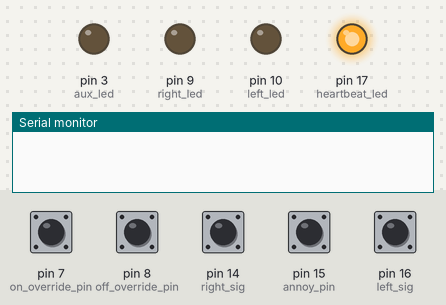
This sketch was run on a simulated Arduino Uno, built with avr-gcc and run on an emulated ATmega328P. Shown: output pins drawn as LEDs (lit = HIGH), the last lines printed to the serial monitor. Dashed ring = blinking. The test bench sets the inputs (shaded band); at power-on: pin 7 (on_override_pin), pin 8 (off_override_pin), pin 14 (right_sig), pin 15 (annoy_pin), pin 16 (left_sig) HIGH.

Above: at 1.2 s.
1.3 s: pin 7 (on_override_pin) pulled LOW for 0.15 s
At 2.5 s:
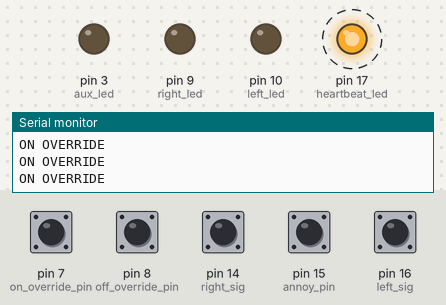
4.4 s: pin 14 (right_sig) pulled LOW for 0.15 s
At 5.7 s:
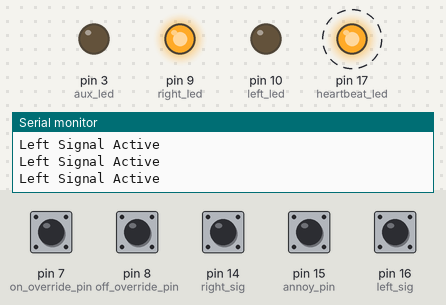
7.4 s: pin 15 (annoy_pin) pulled LOW for 0.15 s
At 7.8 s:
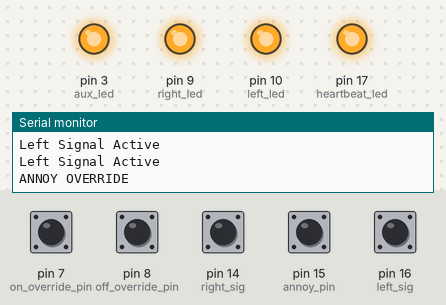
10.4 s: pin 16 (left_sig) pulled LOW for 0.15 s
At 11.7 s:
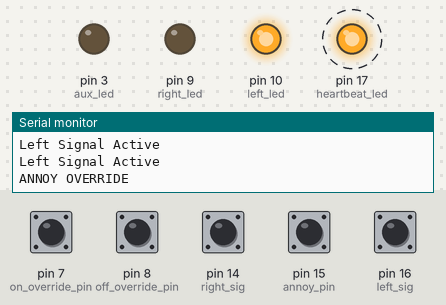
13.4 s: pin 7 (on_override_pin) pulled LOW for 1 s
At 14.2 s:
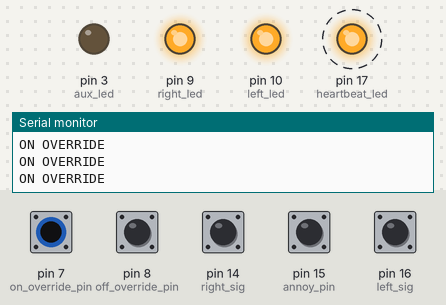
16.4 s: pin 15 (annoy_pin) pulled LOW for 1 s
At 17.0 s:
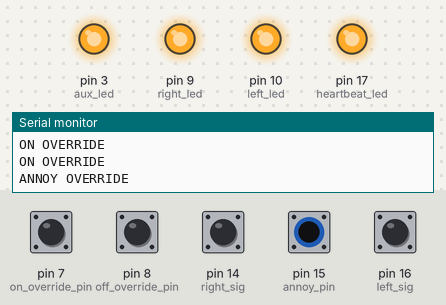
Timing chart, 0 to 20.4 s (numbered marks = the images above; inputs shaded):
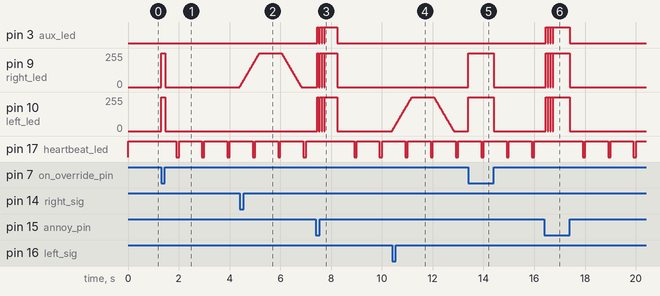

Measured:
- after the input at 1.3 s, pin 9 (right_led), pin 10 (left_led): 0/255 → 255/255 at once, → 0/255 0.15 s later
- after the input at 4.4 s, pin 9 (right_led): rises from 0/255 to 255/255 in 0.77 s, then falls to 0/255 in 1.6 s
- after the input at 7.4 s, pin 3 (aux_led): goes 3 × (HIGH 0.08 s, LOW 0.03 s), HIGH 0.50 s, then LOW, starting after 0.05 s; pin 9 (right_led), pin 10 (left_led): 0/255 → 255/255 after 0.05 s, → 0/255 0.80 s later
- after the input at 10.4 s, pin 10 (left_led): rises from 0/255 to 255/255 in 0.77 s, then falls to 0/255 in 1.6 s
- after the input at 13.4 s, pin 9 (right_led), pin 10 (left_led): 0/255 → 255/255 at once, → 0/255 1.0 s later
- after the input at 16.4 s, pin 3 (aux_led): goes 3 × (HIGH 0.08 s, LOW 0.03 s), HIGH 0.65 s, then LOW, starting after 0.05 s; pin 9 (right_led), pin 10 (left_led): 0/255 → 255/255 after 0.05 s, → 0/255 0.95 s later
- by itself, pin 17 (heartbeat_led): alternates HIGH for 0.89 s and LOW for 0.11 s

The sketch:

turn_signal_w_heartbeat.ino
```cpp
//TODO
//ADD DEBOUNCE ON ANNOY PIN -- DONE
//ADD HEARTBEAT ON BUILT-IN LED (Will not work for Pro Mini) -- DONE


//PINOUT FOR PRO MINI
/*
int left_led = 10;
int left_sig = 11;
int right_led = 9;
int right_sig = 12;
int on_override_pin = 7;
int off_override_pin = 8;
int annoy_pin = 13;
int aux_led = 3;
*/

//PINOUT FOR PRO MICRO
int left_led = 10;
int left_sig = 16;
int right_led = 9;
int right_sig = 14;
int on_override_pin = 7;
int off_override_pin = 8;
int annoy_pin = 15;
int aux_led = 3;
int heartbeat_led = 17;

//FADE TUNING
int onTime = 1500;
int fadeAmount = 5;
int delayTime = 15;

//DEBOUNCE TUNING
int debounce_delay = 30;

//ANNOY FLASH SEQUENCE TUNING
int flash_count = 3;
int flash_on_time = 75;
int flash_off_time = 25;


//INITIAL STATES
int annoy_latch = LOW;
int left_brightness = 0;
int left_latchState = LOW;
unsigned long left_previousMillis = 0;
int right_brightness = 0;
int right_latchState = LOW;
unsigned long right_previousMillis = 0;
int signal_state;
int readIN;
int last_signal_state = HIGH;
int debounce_latch_state = LOW;
int debounce_time = 0;
int last_beat = 0;
int beat = LOW;
String current_millis = "0";
String sliced_millis = "0";

void setup() {
  Serial.begin(9600);
  pinMode(left_led, OUTPUT);
  pinMode(left_sig, INPUT);
  pinMode(right_led, OUTPUT);
  pinMode(right_sig, INPUT);
  pinMode(on_override_pin, INPUT);
  pinMode(off_override_pin, INPUT);
  pinMode(annoy_pin, INPUT);
  pinMode(aux_led, OUTPUT);
  pinMode(heartbeat_led, OUTPUT);
  digitalWrite(left_sig, HIGH);
  digitalWrite(right_sig, HIGH);
  digitalWrite(on_override_pin, HIGH);
  digitalWrite(off_override_pin, HIGH);
  digitalWrite(annoy_pin, HIGH);
}

void loop() {

  while (true){//NEEDED FOR BREAK ON OVERRIDES

    unsigned long currentMillis = millis();
    readIN = digitalRead(annoy_pin);
    signal_state = readIN;


    //HEARTBEAT
    /*
    if ((currentMillis - last_beat) > 500){
      last_beat = currentMillis;
      if (beat == LOW){
        beat = HIGH;
        digitalWrite(heartbeat_led, HIGH);
      }
      else{
        beat = LOW;
        digitalWrite(heartbeat_led, LOW);
      }
    }
    */
    //HEARTBEAT
    current_millis = millis();
    sliced_millis = (current_millis.substring((current_millis.length()-4),current_millis.length())).substring(1,2);
    //Serial.println(sliced_millis);
    if(sliced_millis == "9"){
      digitalWrite(heartbeat_led, LOW);
    }
    else{
      digitalWrite(heartbeat_led, HIGH);
    }


    //OFF OVERRIDE
    if (digitalRead(off_override_pin) == LOW){
      digitalWrite(left_led, LOW);
      digitalWrite(right_led, LOW);
      Serial.println("OFF OVERRIDE");
      left_brightness = 0;
      right_brightness = 0;
      break;
    }


    //ON OVERRIDE
    if (digitalRead(on_override_pin) == LOW){
      digitalWrite(left_led, HIGH);
      digitalWrite(right_led, HIGH);
      Serial.println("ON OVERRIDE");
      break;
    }

    //RESET DEBOUNCE TIME WHEN STATE CHANGES
    if(signal_state != last_signal_state){
      debounce_time = millis();
    }

    //DEBOUNCE
    if(signal_state == LOW && (millis() - debounce_time) > debounce_delay){
      debounce_latch_state = HIGH;
      //Serial.println("DEBOUNCE LATCHED!");
    }
    else{
      debounce_latch_state = LOW;
    }
    last_signal_state = readIN;

    //ANNOY OVERRIDE -- FLASH SEQUENCE ONCE, THEN HOLD
    if (debounce_latch_state == HIGH){
      if (annoy_latch == LOW){
        int i = 0;
        Serial.println("ANNOY OVERRIDE");
        while (i < flash_count){
          digitalWrite(left_led, HIGH);
          digitalWrite(right_led, HIGH);
          digitalWrite(aux_led, HIGH);
          delay(flash_on_time);
          digitalWrite(left_led, LOW);
          digitalWrite(right_led, LOW);
          digitalWrite(aux_led, LOW);
          delay(flash_off_time);
          i++;
          }
        digitalWrite(left_led, HIGH);
        digitalWrite(right_led, HIGH);
        digitalWrite(aux_led, HIGH);
        annoy_latch = HIGH;
        delay(500);

       }
       break;
    }
    annoy_latch = LOW;
    digitalWrite(aux_led, LOW);


    // LEFT TURN SIGNAL
    //CHECK FOR LEFT TURN SIGNAL, RESET WATCHDOG
    if (digitalRead(left_sig) == LOW){
      //Serial.println("Left Signal Active");
      left_latchState = HIGH;
      left_previousMillis = currentMillis;
      }

    //IF NO SIGNAL, CHECK TIME, LATCH LOW IF WATCHDOG EXPIRED
    else{
      if (currentMillis - left_previousMillis >= onTime){
        left_latchState = LOW;
      }
    }

    //IF LATCHED ON, FADE ON TO FULL BRIGHTNESS
    if (left_latchState == HIGH){

      //Serial.print("LEFT LED ON - ");
      //Serial.println(left_brightness);
      left_brightness = left_brightness + fadeAmount;

      if (left_brightness >= 255){
        left_brightness = 255;
      }

      analogWrite(left_led, left_brightness);
    }

    //IF LATCHED OFF, FADE OFF TO ZERO BRIGHTNESS
    else if (left_latchState == LOW){

      //Serial.print("LEFT LED ON - ");
      //Serial.println(left_brightness);
      left_brightness = left_brightness - fadeAmount;

      if (left_brightness <= 0){
        left_brightness = 0;
      }

      analogWrite(left_led, left_brightness);

    }


    //RIGHT TURN SIGNAL
    //CHECK FOR RIGHT TURN SIGNAL, RESET WATCHDOG
    if (digitalRead(right_sig) == LOW){
      Serial.println("Left Signal Active");
      right_latchState = HIGH;
      right_previousMillis = currentMillis;
      }

    //IF NO SIGNAL, CHECK TIME, LATCH LOW IF WATCHDOG EXPIRED
    else{
      if (currentMillis - right_previousMillis >= onTime){
        right_latchState = LOW;
      }
    }

    //IF LATCHED ON, FADE ON TO FULL BRIGHTNESS
    if (right_latchState == HIGH){

      //Serial.println("RIGHT LED ON");
      right_brightness = right_brightness + fadeAmount;

      if (right_brightness >= 255){
        right_brightness = 255;
      }

      analogWrite(right_led, right_brightness);
    }

    //IF LATCHED OFF, FADE OFF TO ZERO BRIGHTNESS
    else if (right_latchState == LOW){

      //Serial.println("RIGHT LED OFF");
      right_brightness = right_brightness - fadeAmount;

      if (right_brightness <= 0){
        right_brightness = 0;
      }

      analogWrite(right_led, right_brightness);

    }


    delay(delayTime);


  } //END OF WHILE LOOP FOR BREAK COMMAND ON OVERRIDES
}
```
